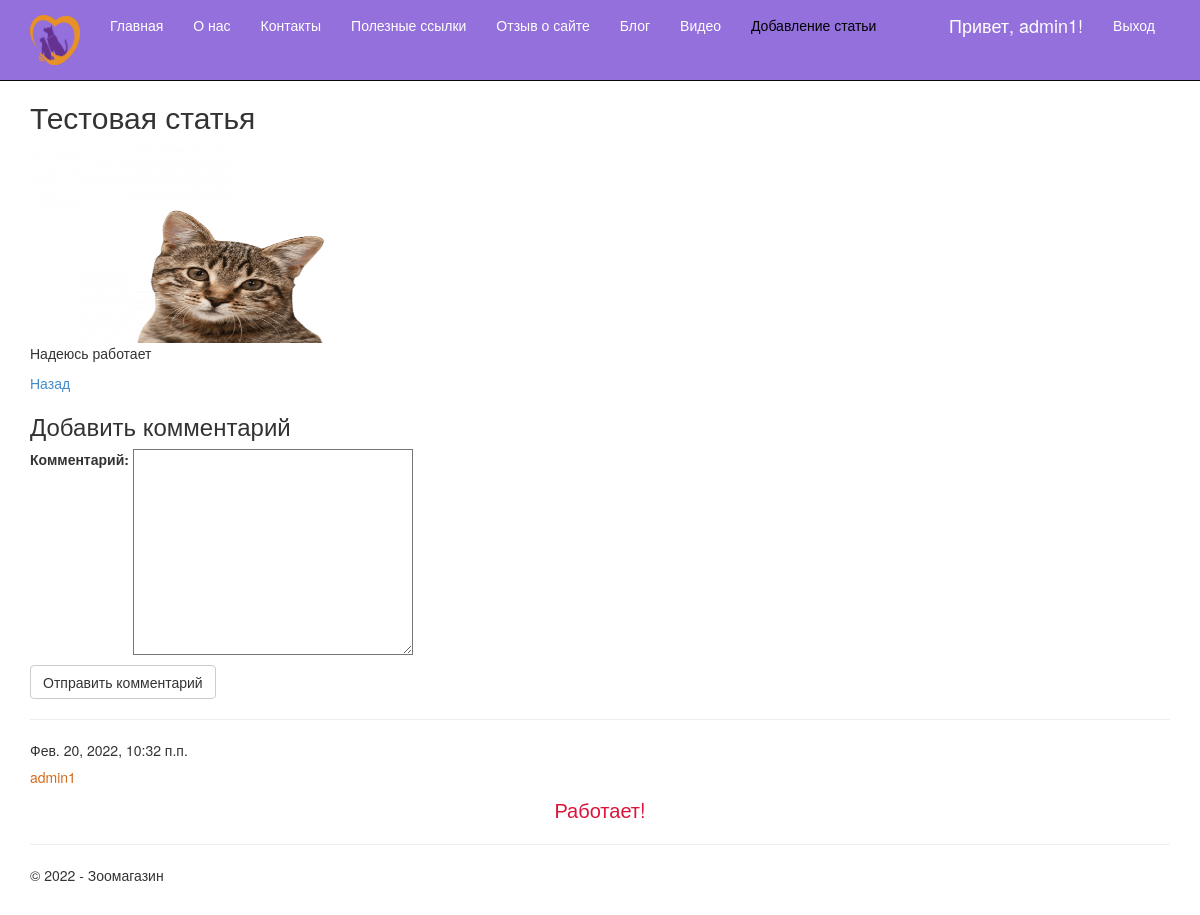
Screenshot of /9/ (signed in) with the database file from the repository.
### app/models.py (models this page shows, shortened)
class Blog(models.Model):
    title = models.CharField(max_length = 100, unique_for_date= 'posted', verbose_name="Заголовок")
    description = models.TextField(verbose_name = "Краткое содержание")
    content = models.TextField(verbose_name = "Полное содержание")
    posted = models.DateTimeField(default = datetime.now(), db_index= True, verbose_name= 'Опубликована')
    author = models.ForeignKey(User, null=True, blank=True, on_delete = models.SET_NULL, verbose_name = "Автор")
    image = models.FileField(default = 'temp.jpg', verbose_name='Путь к картинке')
    class Meta:
        db_table = "Posts"
        ordering = ["-posted"]
        verbose_name = "статья блога"
        verbose_name_plural = "статьи блога"

class Comment(models.Model):
    text = models.TextField(verbose_name = "Комментарий")
    date = models.DateTimeField(default = datetime.now(), db_index=True, verbose_name = "Дата")
    author = models.ForeignKey(User, on_delete = models.CASCADE, verbose_name = "Автор")
    post = models.ForeignKey(Blog, on_delete = models.CASCADE, verbose_name = "Статья")
    class Meta:
        db_table = "Comments"
        ordering = ["-date"]
        verbose_name = "Комментарий"
        verbose_name_plural = "Комментарии к статьям блога"

### app/views.py (the view)
# urls.py: url(r'^(?P<parametr>\d+)/$', views.blogpost, name = 'blogpost'),
def blogpost(request,parametr):
    post_1 = Blog.objects.get(id=parametr)
    comments = Comment.objects.filter(post = parametr)
    if request.method == "POST":
        form = CommentForm(request.POST)
        if form.is_valid():
            comment_f = form.save(commit=False) #
            comment_f.author=request.user #
            comment_f.date = datetime.now() #
            comment_f.post = Blog.objects.get(id=parametr) #
            comment_f.save() #
            return redirect('blogpost',parametr=post_1.id) #
    else:
        form = CommentForm() #
    assert isinstance(request,HttpRequest)
    return render(
        request,
        'app/blogpost.html',
        {
         'post_1':post_1,
         'comments':comments,
         'form':form,
         'year':datetime.now().year,
            }
        )

### app/forms.py
class CommentForm(forms.ModelForm):
    class Meta:
        model = Comment
        fields = ('text',)
        labels = {'text':'Комментарий'}

### app/templates/app/blogpost.html
{% extends 'app/layout.html' %}
{% block content %}
<h2>{{post_1.title}}</h2>
{% if post_1.image and post_1.image.url != '/media/temp.jpg' %}
    <img src="{{post_1.image.url}}" alt="Картинка" width="300" height="200" />
{%endif%}
<p>{{post_1.content|linebreaksbr}}</p>
<p><a href="{% url 'blog' %}">Назад</a> </p>
{% if user.is_authenticated %}
    <h3>Добавить комментарий</h3>
    <form method="POST">{% csrf_token %}
        <div>
            {{form.as_p}}
            <button type="submit" class="save btn btn-default">Отправить комментарий</button>
        </div>
    </form>
{% else %}
    <h3>Для добавления своего комментария, пожалуйста авторизируйтесь</h3>
{% endif %}
{% for comment in comments %}
    <hr/>
    <h7>{{comment.date}}</h7>
    <h5 class="author">{{comment.author}}</h5>
    <p class="com">{{comment.text|linebreaksbr}}</p>
{% endfor %}
{%endblock%}

### app/templates/app/loginpartial.html (shortened to what this page needs)
{% if user.is_authenticated %}
<form id="logoutForm" action="/logout/" method="post" class="navbar-right">
    <ul class="nav navbar-nav navbar-right">
        <li><span class="navbar-brand" style="color:white">Привет, {{ user.username }}!</span></li>
        <li><a href="javascript:document.getElementById('logoutForm').submit()" style="color:white">Выход</a></li>
    </ul>
</form>
{% else %}
<ul class="nav navbar-nav navbar-right">
    <li style="color:fuchsia"><a href="{% url 'registration' %}" style="color:white">Регистрация</a></li>
    <li><a href="{% url 'login' %}" style="color:white">Вход</a></li>
</ul>
{% endif %}

### app/static/app/content/site.css (style rules this page uses)
body { padding-top: 80px; padding-bottom: 20px; }
input, select, textarea { max-width: 280px; }
.author { color: chocolate; }
.com { color:crimson; text-align:center; font-size: 20px; }

### rows the page displays
Blog: title "Тестовая статья", image (picture), content "Надеюсь работает"
Comment: date "Фев. 20, 2022, 10:32 п.п.", author "admin1", text "Работает!"

### other values shown
{{ user.username }} "admin1"
